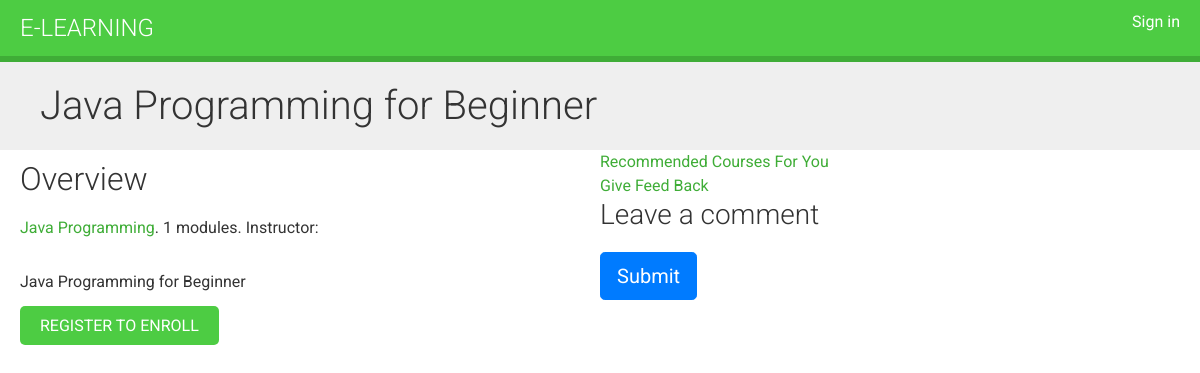
The page /course/java_programming_for_beginner/ on the database its author committed.
### courses/models.py (models this page shows, shortened)
class Course(models.Model):
    owner = models.ForeignKey(User,
                              related_name='courses_created',
                              on_delete=models.CASCADE)
    subject = models.ForeignKey(Subject,
                                related_name='courses',
                                on_delete=models.CASCADE)
    title = models.CharField(max_length=200)
    slug = models.SlugField(max_length=200, unique=True)
    overview = models.TextField()
    created = models.DateTimeField(auto_now_add=True)
    students = models.ManyToManyField(User,
                                      related_name='courses_joined',
                                      blank=True)
    class Meta:
        ordering = ['-created']

class Subject(models.Model):
    title = models.CharField(max_length=200)
    slug = models.SlugField(max_length=200, unique=True)
    class Meta:
        ordering = ['title']

### courses/views.py (the view)
class CourseDetailView(ObjectViewMixin, DetailView):
    model = Course
    template_name = 'courses/course/detail.html'
    def get_context_data(self, **kwargs):
        context = super(CourseDetailView,
                        self).get_context_data(**kwargs)
        context['enroll_form'] = CourseEnrollForm(
                                   initial={'course':self.object})
        return context

### recommend/mixins.py (called while the page is built)
	def dispatch(self, request, *args, **kwargs):
		try:
			instance = self.get_object()
		except self.model.DoesNotExist:
			instance = None
		if request.user.is_authenticated and instance is not None:
			object_viewed_signal.send(instance.__class__, instance=instance, request=request)
		return  super(ObjectViewMixin, self).dispatch(request, *args, **kwargs)

### courses/templates/courses/course/detail.html (shortened to what this page needs)
{% extends "base.html" %}
{% block content %}
    {% with subject=course.subject %}
        <h1>
            {{ object.title }}
        </h1>
        <div class="module">
            <h2>Overview</h2>
            <p>
                <a href="{% url "course_list_subject" subject.slug %}">{{ subject.title }}</a>.
                {{ course.modules.count }} modules.
                Instructor: {{ course.owner.get_full_name }}
            </p>
            {{ object.overview|linebreaks }}
            {% if request.user.is_authenticated %}
                <form action="{% url "student_enroll_course" %}" method="post">
                    {{ enroll_form }}
                    {% csrf_token %}
                    <input type="submit" class="button" value="Enroll now">
                </form>
            {% else %}
                <a href="{% url "student_registration" %}" class="button">
                    Register to enroll
                </a>
            {% endif %}
<div class="fb-comments" data-href="http://127.0.0.1:8000/" data-numposts="1" data-width=""></div>        </div>
    {% endwith %}
    <a href="{% url 'history' %}"> Recommended Courses For You</a>
    <br>
    <a href="{% url 'detail' course.id %}">Give Feed Back</a>
    {% if new_comment %}
        <div class="alert alert-success" role="alert">
          Your comment is awaiting moderation
        </div>
        {% else %}
        <h3>Leave a comment</h3>
        <form method="post" style="margin-top: 1.3em;">
          <button type="submit" class="btn btn-primary  btn-lg">Submit</button>
        </form>
    {% endif %}
{% endblock %}

### courses/static/css/base.css (style rules this page uses)
body { margin:0; font-family:'Roboto', sans-serif; font-weight:400; color:#333; }
a { color:#3fad37; text-decoration:none; }
h1, h2, h3, h4, h5, h6 { font-family:'Roboto', sans-serif; font-weight:300; }
h1 { background:#efefef; width:100%; overflow:auto; padding:20px 0 20px 40px; margin:0; }
.module { padding:10px 20px; float:left; width:600px; }
.module p { margin:10px 0 20px; width:100%; float:left; }
input[type=submit], a.button { border-radius:5px; background:#4dcc43; color:#fff; font-size:16px; text-transform:uppercase; border:none; padding:10px 20px; margin:20px 0; }

### rows shown on the page
Course: title "Java Programming for Beginner", modules.count "1", overview "Java Programming for Beginner"
Subject: title "Java Programming"
